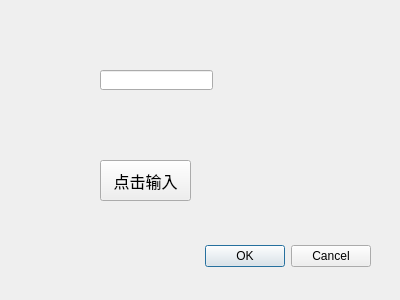
<?xml version="1.0" encoding="UTF-8"?>
<ui version="4.0">
 <class>Dialog</class>
 <widget class="QDialog" name="Dialog">
  <property name="geometry">
   <rect>
    <x>0</x>
    <y>0</y>
    <width>400</width>
    <height>300</height>
   </rect>
  </property>
  <property name="windowTitle">
   <string>Dialog</string>
  </property>
  <widget class="QDialogButtonBox" name="buttonBox">
   <property name="geometry">
    <rect>
     <x>30</x>
     <y>240</y>
     <width>341</width>
     <height>32</height>
    </rect>
   </property>
   <property name="orientation">
    <enum>Qt::Horizontal</enum>
   </property>
   <property name="standardButtons">
    <set>QDialogButtonBox::Cancel|QDialogButtonBox::Ok</set>
   </property>
  </widget>
  <widget class="QPushButton" name="pushButton">
   <property name="geometry">
    <rect>
     <x>100</x>
     <y>160</y>
     <width>91</width>
     <height>41</height>
    </rect>
   </property>
   <property name="font">
    <font>
     <pointsize>12</pointsize>
    </font>
   </property>
   <property name="text">
    <string>点击输入</string>
   </property>
  </widget>
  <widget class="QLineEdit" name="lineEdit">
   <property name="geometry">
    <rect>
     <x>100</x>
     <y>70</y>
     <width>113</width>
     <height>20</height>
    </rect>
   </property>
  </widget>
 </widget>
 <resources/>
 <connections>
  <connection>
   <sender>buttonBox</sender>
   <signal>accepted()</signal>
   <receiver>Dialog</receiver>
   <slot>accept()</slot>
   <hints>
    <hint type="sourcelabel">
     <x>248</x>
     <y>254</y>
    </hint>
    <hint type="destinationlabel">
     <x>157</x>
     <y>274</y>
    </hint>
   </hints>
  </connection>
  <connection>
   <sender>buttonBox</sender>
   <signal>rejected()</signal>
   <receiver>Dialog</receiver>
   <slot>reject()</slot>
   <hints>
    <hint type="sourcelabel">
     <x>316</x>
     <y>260</y>
    </hint>
    <hint type="destinationlabel">
     <x>286</x>
     <y>274</y>
    </hint>
   </hints>
  </connection>
  <connection>
   <sender>pushButton</sender>
   <signal>clicked()</signal>
   <receiver>lineEdit</receiver>
   <slot>selectAll()</slot>
   <hints>
    <hint type="sourcelabel">
     <x>153</x>
     <y>165</y>
    </hint>
    <hint type="destinationlabel">
     <x>160</x>
     <y>74</y>
    </hint>
   </hints>
  </connection>
 </connections>
</ui>
